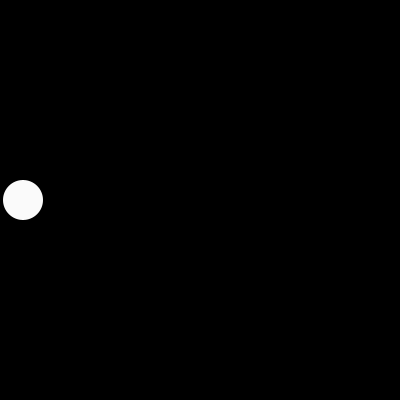
Frame 1 (no input)
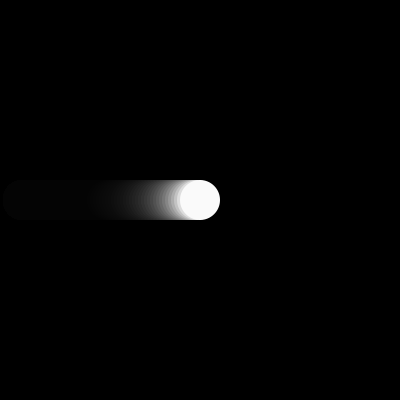
Frame 60 (the mouse pressed at the canvas centre just before this capture)
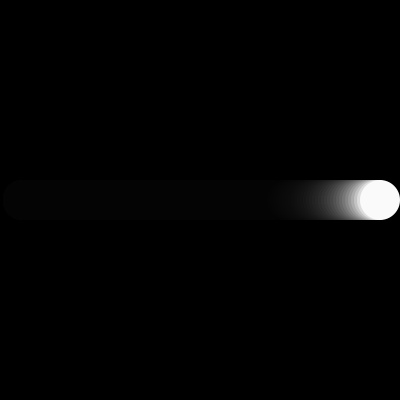
Frame 120 (the mouse held since frame 60 and released just before this capture)

The Processing sketch that drew these frames (run headless with seeded random() and noise(); from frame 60 on, the mouse is pressed at the canvas centre):

// Processing sketch: processing_130901
// ── processing_130901.pde

//ICE5
//©Scott Alberstein 2014

float x, y, dx, wd, ht; 
color bgColor, ellipseColor; 
 
void setup( ) 
{ 
 size( 400, 400 ); 
 background( 0 ); 
 x = 20; 
 y = height/2; 
 wd = 40; 
 ht = 40; 
 dx = 3; 
 
 bgColor = color( 0, 10 ); 
 ellipseColor = color(255, 0, 0 ); 
 noStroke ( ); 
} 
 
void draw( ) 
{ 
 prepareWindow( ); 
 moveEllipse( ); 
 drawEllipse( ); 
} 

void prepareWindow()
{
  fill(0, 0, 0, 30);
  rect(0, 0, width, height);
}

void drawEllipse()
{
  fill(250);
  ellipse(x, y, wd, ht);
}

void moveEllipse()
{
  x = x+dx;
  if (x > width - wd/2)
  {
    dx = -dx;
  }
  else if (x < wd/2)
  {
    dx = -dx;
  }
}
